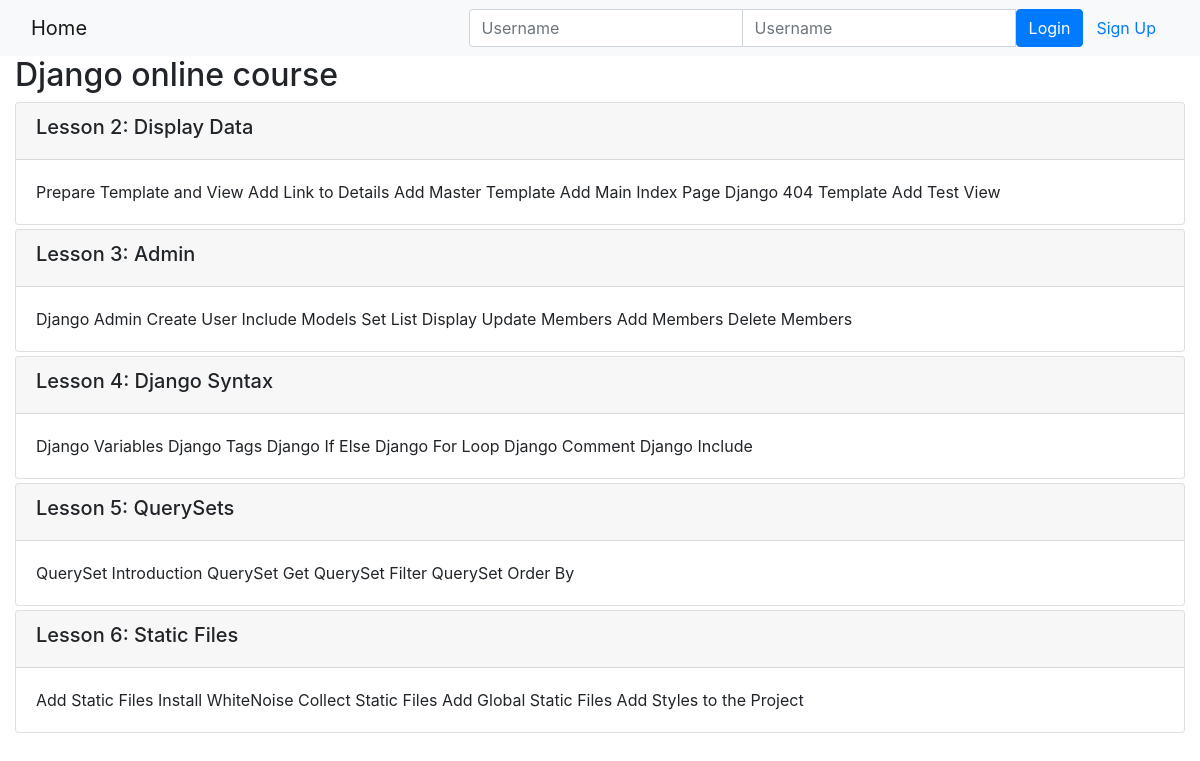
The page /onlinecourse/2/ on the database its author committed.
### onlinecourse/models.py (models this page shows, shortened)
class Course(models.Model):
    name = models.CharField(null=False, max_length=30, default='online course')
    image = models.ImageField(upload_to='course_images/')
    description = models.CharField(max_length=1000)
    pub_date = models.DateField(null=True)
    instructors = models.ManyToManyField(Instructor)
    users = models.ManyToManyField(settings.AUTH_USER_MODEL, through='Enrollment')
    total_enrollment = models.IntegerField(default=0)
    is_enrolled = False

class Lesson(models.Model):
    title = models.CharField(max_length=200, default="title")
    order = models.IntegerField(default=0)
    course = models.ForeignKey(Course, on_delete=models.CASCADE)
    content = models.TextField()

### onlinecourse/views.py (the view)
# urls.py: path('<int:pk>/', views.CourseDetailView.as_view(), name='course_details'),
class CourseDetailView(generic.DetailView):
    model = Course
    template_name = 'onlinecourse/course_detail_bootstrap.html'

### onlinecourse/templates/onlinecourse/course_detail_bootstrap.html (shortened to what this page needs)
<!DOCTYPE html>
<html lang="en">
<head>
     {% load static %}
    <link rel="stylesheet" href="https://maxcdn.bootstrapcdn.com/bootstrap/4.5.2/css/bootstrap.min.css">
</head>
<body>
    <nav class="navbar navbar-light bg-light">
        <div class="container-fluid">
            <div class="navbar-header">
                  <a class="navbar-brand" href="{% url 'onlinecourse:index' %}">Home</a>
            </div>
            <ul class="nav navbar-nav navbar-right">
                {% if user.is_authenticated %}
                <li>
                    <a class="btn btn-link" href="#">{{ user.first_name }}({{ user.username }})</a>
                    <a class="btn btn-link" href="{% url 'onlinecourse:logout' %}">Logout</a>
                </li>
                {% else %}
                <li>
                    <form class="form-inline" action="{% url 'onlinecourse:login' %}" method="post">
                        <div class="input-group">
                            <input type="text" class="form-control" placeholder="Username" name="username" >
                            <input type="password" class="form-control" placeholder="Username" name="psw" >
                            <button class="btn btn-primary" type="submit">Login</button>
                            <a class="btn btn-link" href="{% url 'onlinecourse:registration' %}">Sign Up</a>
                        </div>
                    </form>
                </li>
                {% endif %}
            </ul>
        </div>
    </nav>
    <div class="container-fluid">
            <h2>{{ course.name }}</h2>
            <div class="card-columns-vertical">
                {% for lesson in course.lesson_set.all %}
                    <div class="card mt-1">
                        <div class="card-header"><h5>Lesson {{lesson.order|add:1}}: {{lesson.title}}</h5></div>
                        <div class="card-body">{{lesson.content}}</div>
                    </div>
                {% endfor %}
            </div>
        </div>
</body>
</html>

### rows shown on the page
Course: name "Django online course"
Lesson: order|add "2", title "Display Data", content "Prepare Template and View Add Link to Details Add Master Template Add Main Index Page Django 404 Template Add Test View"
Lesson: order|add "3", title "Admin", content "Django Admin Create User Include Models Set List Display Update Members Add Members Delete Members"
Lesson: order|add "4", title "Django Syntax", content "Django Variables Django Tags Django If Else Django For Loop Django Comment Django Include"
Lesson: order|add "5", title "QuerySets", content "QuerySet Introduction QuerySet Get QuerySet Filter QuerySet Order By"
Lesson: order|add "6", title "Static Files", content "Add Static Files Install WhiteNoise Collect Static Files Add Global Static Files Add Styles to the Project"
